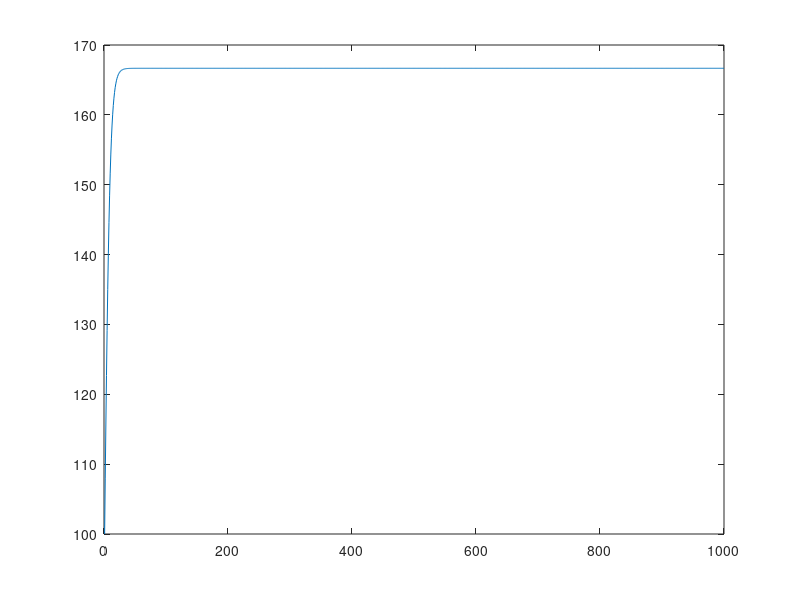

This chart was generated by the following MATLAB code:
%% cell devision problem
% synchronously dividing cells
% each cell divides into 4
% Fraction p of cell survive

islinear = 0;

n0 = 100; % specify inital population
tmax = 1000; % specify final time
n = NaN(1,tmax); % Number of populations
n(1) = n0;

if islinear    
    % parameters that can be tried
    % p = 0.24;
    % p = 0.26;
%     p = 0.25;
    for t = 2:tmax
        n(t) = n(t-1) * 4 * p;
    end
else 
    % logistic map here
    % cannot be solved analytically
    % use numerical simulation!
    
    % parameters that can be tried
%     p = 0.24;
%     p = 0.26;
    p = 0.3;
%     p = 0.75;
%     p = 0.90;
    K = 1000;
    for t = 2:tmax
        n(t) = n(t-1) * 4 * p * (1 - n(t-1)/K);
    end
end

figure
plot(1:tmax,n);